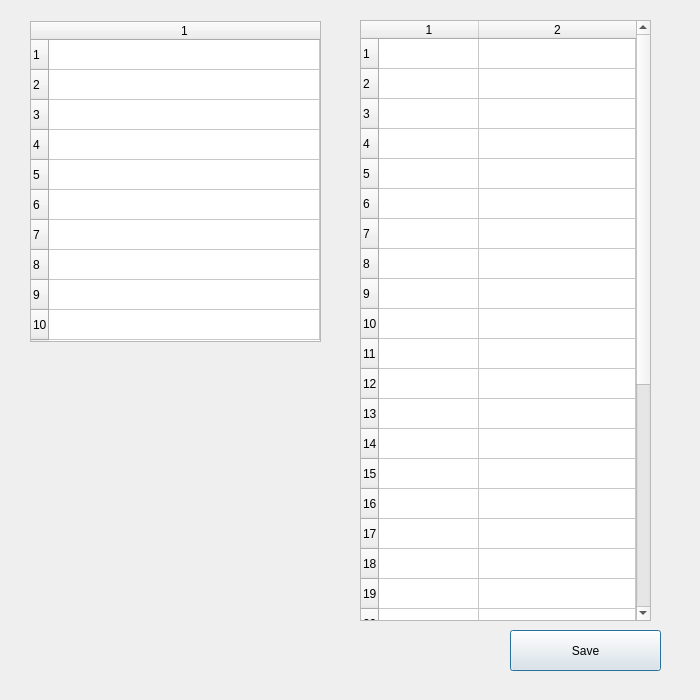
<?xml version="1.0" encoding="UTF-8"?>
<ui version="4.0">
 <class>CreateISA</class>
 <widget class="QDialog" name="CreateISA">
  <property name="geometry">
   <rect>
    <x>0</x>
    <y>0</y>
    <width>700</width>
    <height>700</height>
   </rect>
  </property>
  <property name="minimumSize">
   <size>
    <width>700</width>
    <height>700</height>
   </size>
  </property>
  <property name="maximumSize">
   <size>
    <width>700</width>
    <height>700</height>
   </size>
  </property>
  <property name="windowTitle">
   <string>New ISA</string>
  </property>
  <widget class="QTableWidget" name="regsTableWidget">
   <property name="geometry">
    <rect>
     <x>30</x>
     <y>21</y>
     <width>291</width>
     <height>321</height>
    </rect>
   </property>
   <property name="rowCount">
    <number>10</number>
   </property>
   <property name="columnCount">
    <number>1</number>
   </property>
   <attribute name="horizontalHeaderStretchLastSection">
    <bool>true</bool>
   </attribute>
   <row/>
   <row/>
   <row/>
   <row/>
   <row/>
   <row/>
   <row/>
   <row/>
   <row/>
   <row/>
   <column/>
  </widget>
  <widget class="QTableWidget" name="commandsTableWidget">
   <property name="geometry">
    <rect>
     <x>360</x>
     <y>20</y>
     <width>291</width>
     <height>601</height>
    </rect>
   </property>
   <property name="rowCount">
    <number>31</number>
   </property>
   <property name="columnCount">
    <number>2</number>
   </property>
   <attribute name="horizontalHeaderStretchLastSection">
    <bool>true</bool>
   </attribute>
   <row/>
   <row/>
   <row/>
   <row/>
   <row/>
   <row/>
   <row/>
   <row/>
   <row/>
   <row/>
   <row/>
   <row/>
   <row/>
   <row/>
   <row/>
   <row/>
   <row/>
   <row/>
   <row/>
   <row/>
   <row/>
   <row/>
   <row/>
   <row/>
   <row/>
   <row/>
   <row/>
   <row/>
   <row/>
   <row/>
   <row/>
   <column/>
   <column/>
  </widget>
  <widget class="QPushButton" name="saveButton">
   <property name="geometry">
    <rect>
     <x>510</x>
     <y>630</y>
     <width>151</width>
     <height>41</height>
    </rect>
   </property>
   <property name="text">
    <string>Save</string>
   </property>
   <property name="default">
    <bool>true</bool>
   </property>
  </widget>
 </widget>
 <resources/>
 <connections/>
</ui>
